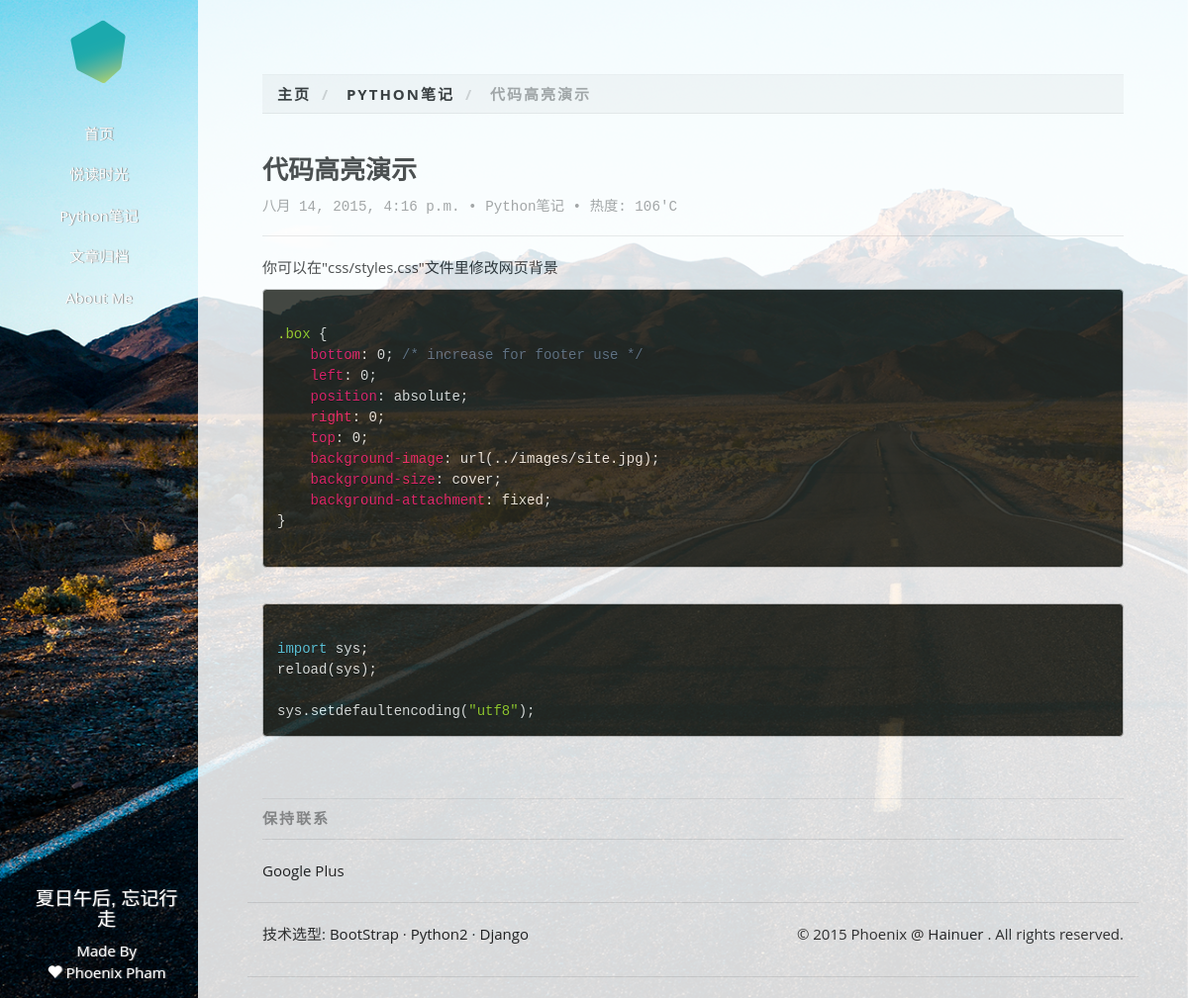
Before: /kume/post/d0de8680-425c-11e5-af5b-1c4bd67ce2ca/ with the older database file.
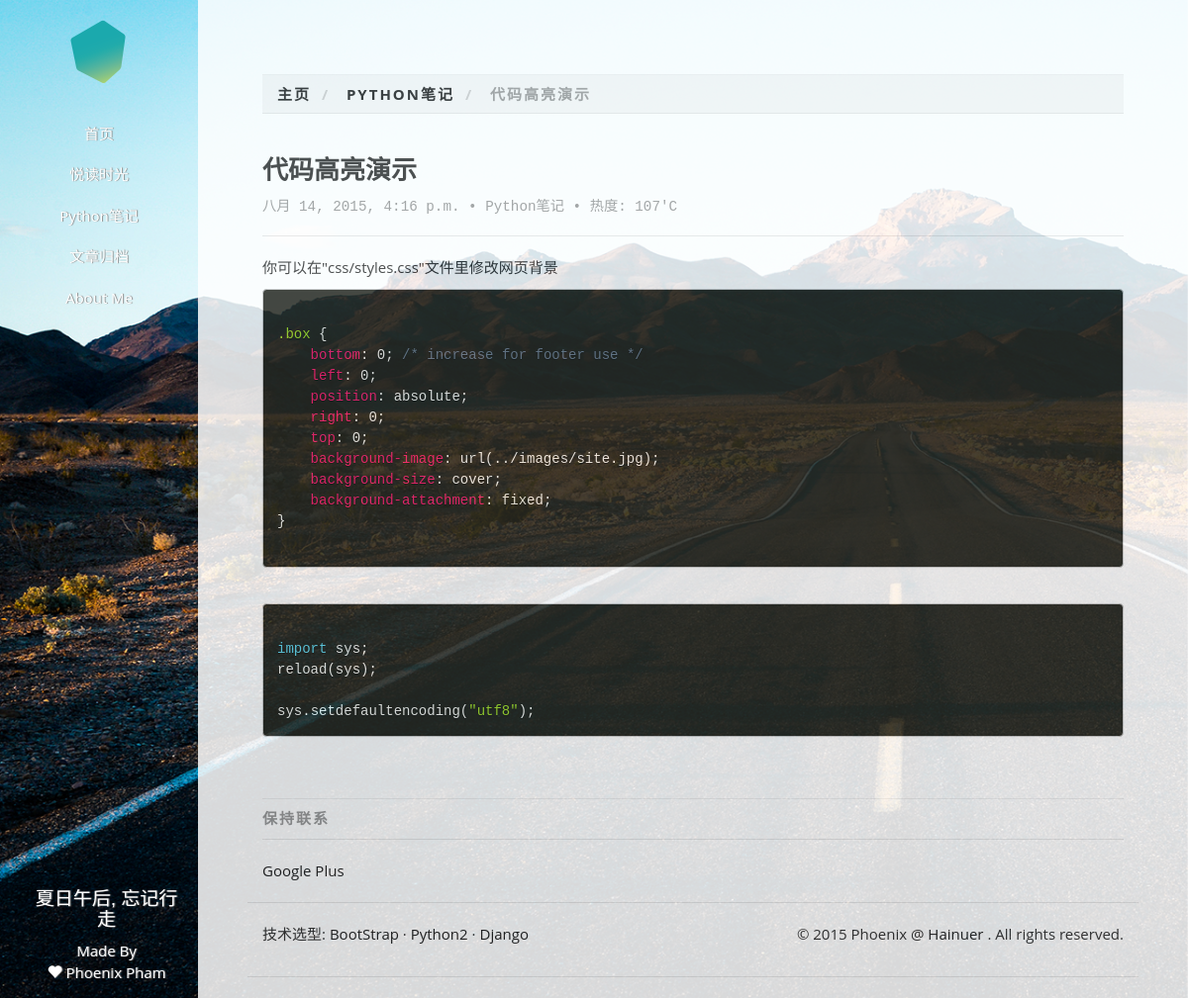
After: the same page with the newer database file.
### duome/models.py (models this page shows, shortened)
class Article(models.Model):
    category = models.ForeignKey(Category)
    title    = models.CharField(max_length=256)
    tags     = models.CharField(max_length=128, blank=True, help_text='请使用空格将标签分隔开')
    content  = models.TextField(verbose_name = '')
    pub_date = models.DateTimeField(default=timezone.now)
    views    = models.IntegerField(default=0)
    breviary = models.TextField(max_length=128, blank=True, verbose_name='')
    uuid = models.CharField(max_length=36)
    def was_published_recently(self):
        return self.pub_date >= timezone.now() - datetime.timedelta(days=1)
    was_published_recently.admin_order_field = 'pub_date'
    was_published_recently.boolean = True
    was_published_recently.short_description = 'Published recently ?'

class Category(models.Model):
    name = models.CharField(max_length=128, unique=True)
    simple_name = models.CharField(max_length=128, blank=True, unique=True)
    views = models.IntegerField(default=0)

### kume/views.py (the view)
# urls.py: url(r'^post/(?P<uuid>[\w\d\-]+)/$', views.post, name='post'),
def post(request, uuid):
    cat_li = Category.objects.all()
    article = Article.objects.filter(uuid=uuid)[0]
    ctx_li = {
        'categories': cat_li, 'title': article.title,
        'article': article,
    }
    return render(request, 'kume/post.html', ctx_li)

### templates/kume/post.html (shortened to what this page needs)
{% extends 'kume_base.html' %}
{% block contents %}
{% if article %}
<div class="col-sm-12" id="featured">
	<ol class="breadcrumb page-header">
		<li>
			<a href="{% url 'kume:index' %}">主页</a>
		</li>
		<li>
			<a href="{% url 'kume:category' article.category.simple_name %}">{{ article.category.name }}</a>
		</li>
		<li class="active">
			{{ article.title }}
		</li>
	</ol>
</div>
<div class="row">
	<div class="col-sm-12">
		<h3>{{ article.title }}</h3>
		<h4><small class="text-muted">{{ article.pub_date }} • <a href="{% url 'kume:category' article.category.simple_name %}" class="text-muted">{{ article.category.name }}</a> • 热度: {{ article.views }}'C</small></h4>
		<hr>
		{{ article.content | safe }}
	</div>
</div>
{% endif %}
{% endblock %}

Changed rows visible on the page:
changed Article "代码高亮演示": views "106" → "107"
